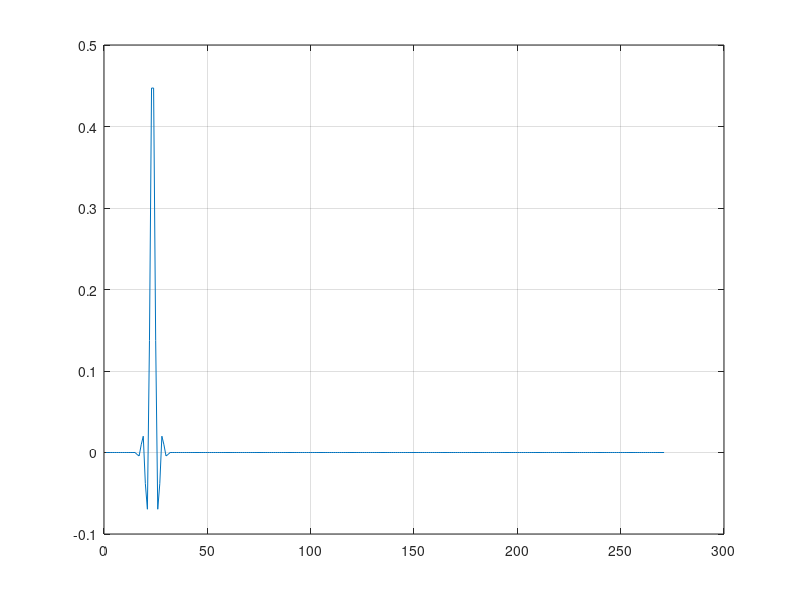
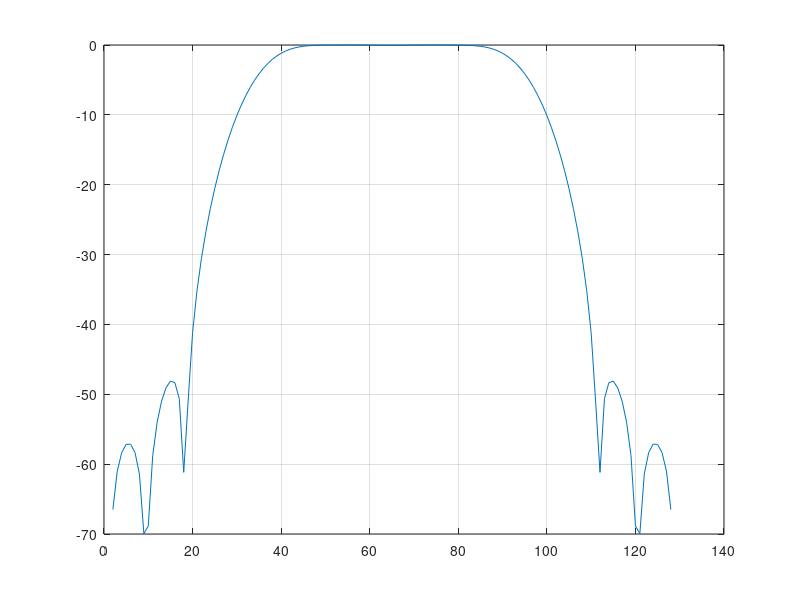

These charts were generated, in order, by the following MATLAB code:
 %Initialization
 clc;
 clear;
 close all;
 
 %Valuables setting
 a = [-0.0024 -0.0042 0.0095 0.02 -0.038 -0.0696 0.1374 0.4472 0.4472 0.1374 -0.0696 -0.038 0.02 0.0095 -0.0042 -0.0024];
 totaltime = 256;
 
 %Input setting
 x = zeros(totaltime,2);
 x(:,1) = 1:totaltime;
 %Impulse setting
 x(16,2) = 1;
 
 %Get the ideal impulse response
 Y = conv(a,x(:,2));
 
 %plot the figure
 figure(3);
 plot(Y); grid on;
 
 H2 = fftshift(fft(Y,128));
 H2 = H2/max(abs(H2));
 
 figure(4);
 plot(20*log10(abs(H2)));
 grid on;
 
 
 
 
 
 
 